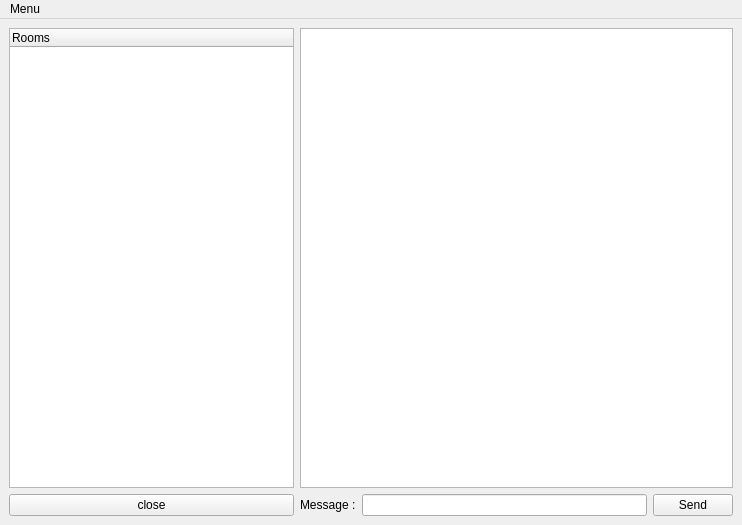
<?xml version="1.0" encoding="UTF-8"?>
<ui version="4.0">
 <class>MainWindow</class>
 <widget class="QMainWindow" name="MainWindow">
  <property name="geometry">
   <rect>
    <x>0</x>
    <y>0</y>
    <width>742</width>
    <height>525</height>
   </rect>
  </property>
  <property name="windowTitle">
   <string>Pchat Client</string>
  </property>
  <widget class="QWidget" name="centralwidget">
   <layout class="QGridLayout" name="gridLayout">
    <item row="1" column="0">
     <widget class="QPushButton" name="pushButton_2">
      <property name="sizePolicy">
       <sizepolicy hsizetype="Minimum" vsizetype="Fixed">
        <horstretch>0</horstretch>
        <verstretch>0</verstretch>
       </sizepolicy>
      </property>
      <property name="text">
       <string>close</string>
      </property>
     </widget>
    </item>
    <item row="1" column="2">
     <widget class="QLineEdit" name="lineEdit"/>
    </item>
    <item row="1" column="1">
     <widget class="QLabel" name="label">
      <property name="text">
       <string>Message :</string>
      </property>
     </widget>
    </item>
    <item row="1" column="3">
     <widget class="QPushButton" name="pushButton">
      <property name="text">
       <string>Send</string>
      </property>
     </widget>
    </item>
    <item row="0" column="1" colspan="3">
     <widget class="QTextEdit" name="textEdit"/>
    </item>
    <item row="0" column="0">
     <widget class="QTreeWidget" name="treeWidget">
      <column>
       <property name="text">
        <string>Rooms</string>
       </property>
      </column>
     </widget>
    </item>
   </layout>
  </widget>
  <widget class="QMenuBar" name="menuBar">
   <property name="geometry">
    <rect>
     <x>0</x>
     <y>0</y>
     <width>742</width>
     <height>29</height>
    </rect>
   </property>
   <widget class="QMenu" name="menuMenu">
    <property name="title">
     <string>Menu</string>
    </property>
    <addaction name="separator"/>
    <addaction name="actionHome"/>
    <addaction name="actionExit"/>
   </widget>
   <addaction name="menuMenu"/>
  </widget>
  <action name="actionHome">
   <property name="text">
    <string>Home</string>
   </property>
  </action>
  <action name="actionExit">
   <property name="text">
    <string>Exit</string>
   </property>
  </action>
 </widget>
 <resources/>
 <connections/>
</ui>
